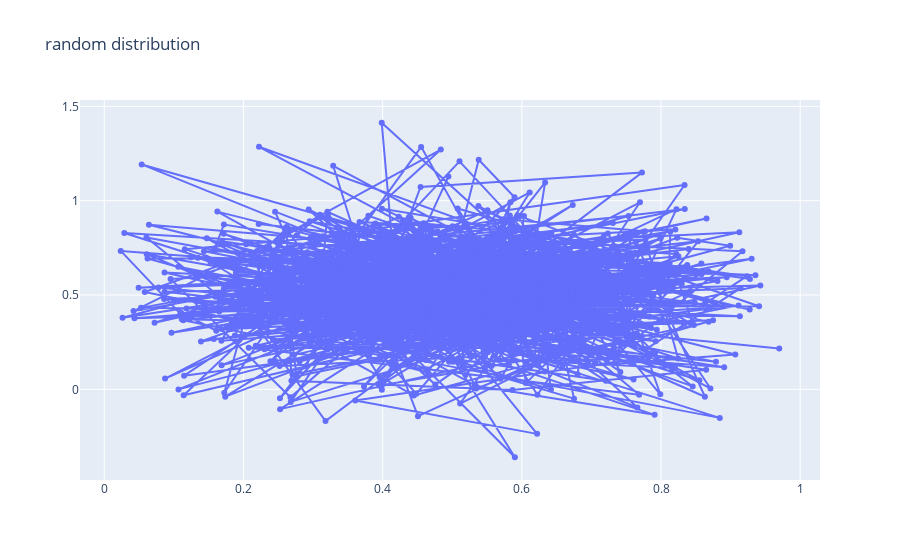

Write notebook code for a chart like this one.
### Code cell
fig = go.Figure()
fig.add_trace(go.Scatter(x=x_values, y=y_values,mode='markers+lines',name='markers+lines'))
fig.update_layout(title='random distribution',yaxis_zeroline=False, xaxis_zeroline=False)
fig.show()

### Figure 1 — Plotly figure (JSON) as saved in the notebook; plotly's stock layout.template omitted (floating-point values rounded to 4 significant figures; data arrays with more than 128 entries replaced by an {"elided": "..."} marker saying what was removed)
{"data": [{"mode": "markers+lines", "name": "markers+lines", "type": "scatter", "x": {"elided": "1000 float values"}, "y": {"elided": "1000 float values"}}], "layout": {"title": {"text": "random distribution"}, "xaxis": {"zeroline": false}, "yaxis": {"zeroline": false}}}
